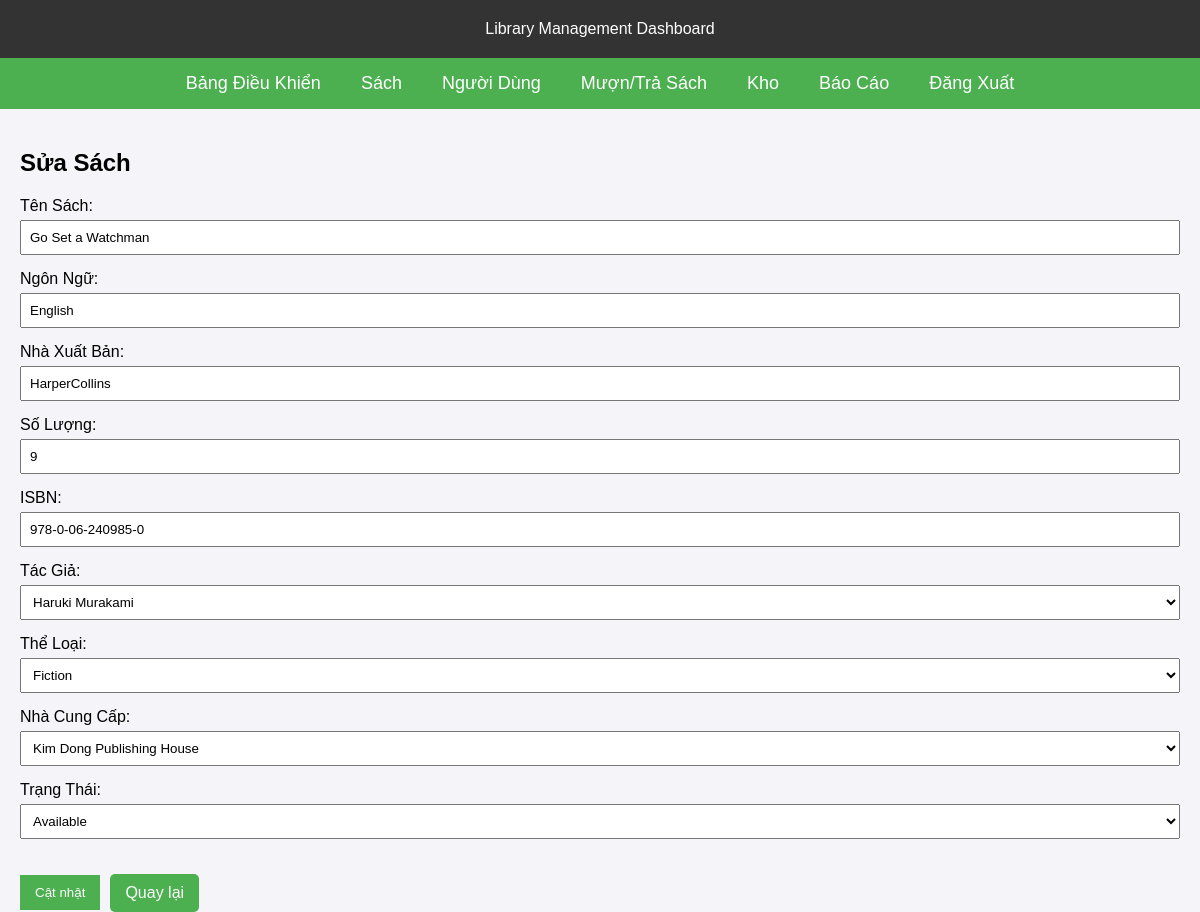
Screenshot of /Book/book_edit.php?BookID=3 (signed in) with the database file from the repository.
### tables this page shows
CREATE TABLE `Books` (
  `BookID` int(11) NOT NULL,
  `Title` varchar(255) DEFAULT NULL,
  `Language` varchar(50) DEFAULT NULL,
  `Publisher` varchar(100) DEFAULT NULL,
  `Quantity` int(11) DEFAULT NULL,
  `ISBN` varchar(20) DEFAULT NULL,
  `Status` enum('Available','Unavailable','Reserved','Pending') DEFAULT 'Available',
  `AuthorID` int(11) DEFAULT NULL,
  `SupplierID` int(11) DEFAULT NULL,
  `GenreID` int(11) DEFAULT NULL
);

CREATE TABLE `Authors` (
  `AuthorID` int(11) NOT NULL,
  `Name` varchar(100) DEFAULT NULL,
  `Biography` text,
  `Nationality` varchar(50) DEFAULT NULL
);

CREATE TABLE `Genre` (
  `GenreID` int(11) NOT NULL,
  `GenreName` varchar(255) NOT NULL,
  `Description` text
);

CREATE TABLE `Suppliers` (
  `SupplierID` int(11) NOT NULL,
  `Name` varchar(100) DEFAULT NULL,
  `ContactPerson` varchar(100) DEFAULT NULL,
  `Phone` varchar(15) DEFAULT NULL,
  `Email` varchar(100) DEFAULT NULL,
  `Address` varchar(255) DEFAULT NULL
);

### Book/book_edit.php (the view, shortened to what this page needs)
<?php
$servername = "localhost";
$username = "root";
$password = "";
$dbname = "library_management";
$conn = new mysqli($servername, $username, $password, $dbname);
mysqli_set_charset($conn, 'utf8');
$book = null;
$authorsQuery = "SELECT AuthorID, Name FROM Authors";
$authorsResult = $conn->query($authorsQuery);
$suppliersQuery = "SELECT SupplierID, Name FROM Suppliers";
$suppliersResult = $conn->query($suppliersQuery);
$gendersQuery = "SELECT GenreID, GenreName FROM Genre";
$gendersResult = $conn->query($gendersQuery);
$statusQuery = "SHOW COLUMNS FROM Books LIKE 'Status'";
$statusResult = $conn->query($statusQuery);
$statusOptions = [];
if ($statusResult->num_rows > 0) {
    $row = $statusResult->fetch_assoc();
    $enum = $row['Type'];
    preg_match_all("/'([^']+)'/", $enum, $matches);
    $statusOptions = $matches[1];
}
if (isset($_GET['BookID'])) {
    $bookID = $conn->real_escape_string($_GET['BookID']);
    $bookQuery = "SELECT * FROM Books WHERE BookID = '$bookID'";
    $bookResult = $conn->query($bookQuery);
    if ($bookResult && $bookResult->num_rows > 0) {
        $book = $bookResult->fetch_assoc();
    } else {
        echo "Sách không tồn tại.";
        exit;
    }
}
?>
<!DOCTYPE html>
<html lang="vi">
<head>
</head>
<body>
    <div class="navbar">
        Library Management Dashboard
    </div>
    <div class="menu">
      <a href="../dashboard.php">Bảng Điều Khiển</a>
        <a href="../Book/books.php">Sách</a>
        <a href="../User/users.php">Người Dùng</a>
        <a href="../Loan/loans.php">Mượn/Trả Sách</a>
        <a href="../Book/inventory.php">Kho</a>
        <a href="../Report/reports.php">Báo Cáo</a>
        <a href="../logout.php">Đăng Xuất</a>
    </div>
    <div class="content">
        <h2>Sửa Sách</h2>
        <?php if ($book): ?>
            <form method="POST" action="">
                <div class="form-group">
                    <label for="title">Tên Sách:</label>
                    <input type="text" id="title" name="title" value="<?php echo htmlspecialchars($book['Title']); ?>" required>
                </div>
                <div class="form-group">
                    <label for="language">Ngôn Ngữ:</label>
                    <input type="text" id="language" name="language" value="<?php echo htmlspecialchars($book['Language']); ?>" required>
                </div>
                <div class="form-group">
                    <label for="publisher">Nhà Xuất Bản:</label>
                    <input type="text" id="publisher" name="publisher" value="<?php echo htmlspecialchars($book['Publisher']); ?>" required>
                </div>
                <div class="form-group">
                    <label for="quantity">Số Lượng:</label>
                    <input type="number" id="quantity" name="quantity" value="<?php echo htmlspecialchars($book['Quantity']); ?>" required>
                </div>
                <div class="form-group">
                    <label for="isbn">ISBN:</label>
                    <input type="text" id="isbn" name="isbn" value="<?php echo htmlspecialchars($book['ISBN']); ?>">
                </div>
                <div class="form-group">
                    <label for="authorId">Tác Giả:</label>
                    <select id="authorId" name="authorId" required>
                        <?php
                        $authorsResult->data_seek(0);
                        while ($author = $authorsResult->fetch_assoc()): ?>
                            <option value="<?php echo $author['AuthorID']; ?>" <?php echo $book['AuthorID'] == $author['AuthorID'] ? 'selected' : ''; ?>>
                                <?php echo htmlspecialchars($author['Name']); ?>
                            </option>
                        <?php endwhile; ?>
                    </select>
                </div>
                <div class="form-group">
                    <label for="genreId">Thể Loại:</label>
                    <select id="genreId" name="genreId" required>
                        <?php
                        $gendersResult->data_seek(0);
                        while ($gender = $gendersResult->fetch_assoc()): ?>
                            <option value="<?php echo $gender['GenreID']; ?>" <?php echo $book['GenreID'] == $gender['GenreID'] ? 'selected' : ''; ?>>
                                <?php echo htmlspecialchars($gender['GenreName']); ?>
                            </option>
                        <?php endwhile; ?>
                    </select>
                </div>
                <div class="form-group">
                    <label for="supplierId">Nhà Cung Cấp:</label>
                    <select id="supplierId" name="supplierId" required>
                        <?php
                        $suppliersResult->data_seek(0);
                        while ($supplier = $suppliersResult->fetch_assoc()): ?>
                            <option value="<?php echo $supplier['SupplierID']; ?>" <?php echo $book['SupplierID'] == $supplier['SupplierID'] ? 'selected' : ''; ?>>
                                <?php echo htmlspecialchars($supplier['Name']); ?>
                            </option>
                        <?php endwhile; ?>
                    </select>
                </div>
                <div class="form-group">
                    <label for="status">Trạng Thái:</label>
                    <select id="status" name="status" required>
                        <?php foreach ($statusOptions as $statusOption): ?>
                            <option value="<?php echo $statusOption; ?>" <?php echo $book['Status'] == $statusOption ? 'selected' : ''; ?>>
                                <?php echo htmlspecialchars($statusOption); ?>
                            </option>
                        <?php endforeach; ?>
                    </select>
                </div>
                            </div>
           <div style="display: flex; align-items: center;">
                <button type="submit">Cật nhật</button>
                <a href="books.php" class="back-button">Quay lại</a>
            </div>
        <?php else: ?>
            <p>Không tìm thấy thông tin sách.</p>
        <?php endif; ?>
</body>
</html>

### Book/book_edit.php (style rules this page uses)
body { font-family: Arial, sans-serif; background-color: #f4f4f9; margin: 0; padding: 0; }
.navbar { background-color: #333; color: white; padding: 20px; text-align: center; font-size: 16px; }
.menu { display: flex; justify-content: center; background-color: #4CAF50; }
.menu a { padding: 15px 20px; text-decoration: none; font-size: 18px; color: white; transition: background-color 0.3s; }
.content { padding: 20px; }
.form-group { margin-bottom: 15px; }
.form-group label { display: block; margin-bottom: 5px; }
.form-group input, .form-group select { width: 100%; padding: 8px; box-sizing: border-box; }
button, .back-button { padding: 10px 15px; background-color: #4CAF50; color: white; border: none; cursor: pointer; text-align: center; margin-left:20px; margin-right:-10px; }
.back-button { display: inline-block; text-decoration: none; border-radius: 5px; }

### rows the page displays
books: title "Go Set a Watchman", language "English", publisher "HarperCollins", quantity "9", isbn "978-0-06-240985-0", authorId "Haruki Murakami", genreId "Fiction", supplierId "Kim Dong Publishing House", status "Available"
